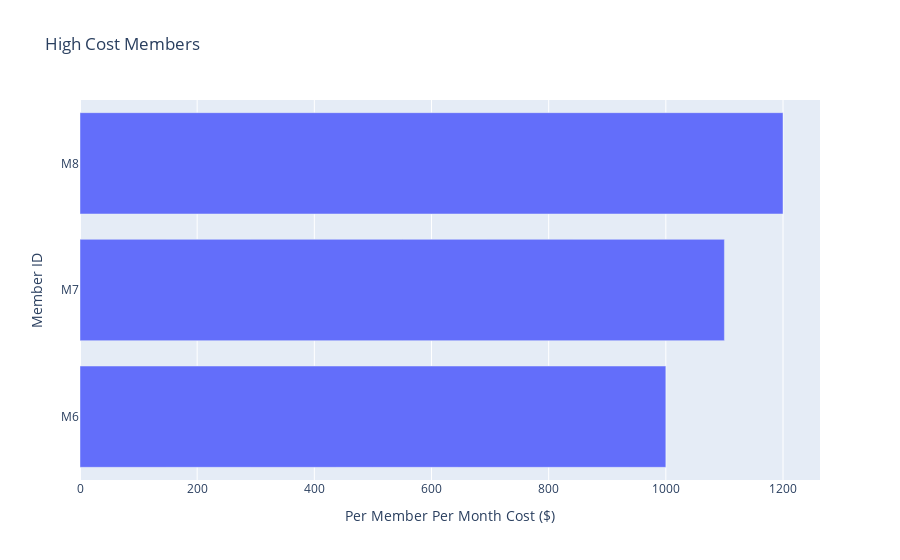

Here is the notebook cell this chart was saved with:
### Code cell
import plotly.express as px

# Filter out members who meet the high cost threshold
high_cost_members = data_high_cost_members[data_high_cost_members['High Cost Member'] == 1]

# Sort by 'Per Member Per Month Cost' in descending order
high_cost_members_sorted = high_cost_members.sort_values('Per Member Per Month Cost', ascending=True)

# Convert 'Member ID' to string to treat it as a categorical variable
high_cost_members_sorted['Member ID'] = high_cost_members_sorted['Member ID'].astype(str)

# Create a horizontal bar chart using Plotly
fig = px.bar(high_cost_members_sorted, x='Per Member Per Month Cost', y='Member ID', orientation='h',
             labels={'Member ID': 'Member ID', 'Per Member Per Month Cost': 'Per Member Per Month Cost ($)'},
             title='High Cost Members')

# Show the plot
fig.show()

### Figure 1 — Plotly figure (JSON) as saved in the notebook; plotly's stock layout.template omitted (floating-point values rounded to 4 significant figures)
{"data": [{"alignmentgroup": "True", "hovertemplate": "Per Member Per Month Cost ($)=%{x}<br>Member ID=%{y}<extra></extra>", "legendgroup": "", "marker": {"color": "#636efa", "pattern": {"shape": ""}}, "name": "", "offsetgroup": "", "orientation": "h", "showlegend": false, "textposition": "auto", "x": [1000, 1100, 1200], "xaxis": "x", "y": ["M6", "M7", "M8"], "yaxis": "y", "type": "bar"}], "layout": {"xaxis": {"anchor": "y", "domain": [0, 1], "title": {"text": "Per Member Per Month Cost ($)"}}, "yaxis": {"anchor": "x", "domain": [0, 1], "title": {"text": "Member ID"}}, "legend": {"tracegroupgap": 0}, "title": {"text": "High Cost Members"}, "barmode": "relative"}}
